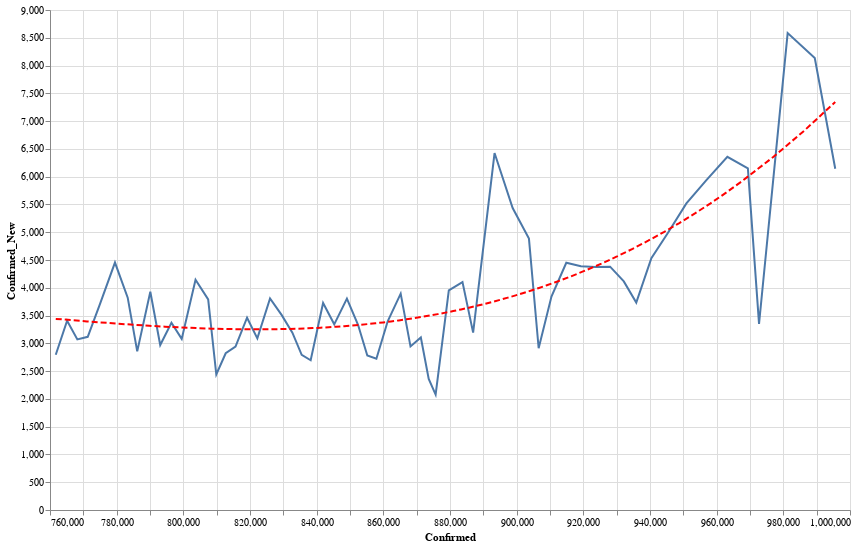

Here is the notebook cell this chart was saved with:
### Code cell
data = state_data('US')
state = alt.Chart(data[data['State'] == 'CA'].sort_values('Date').tail(60)).mark_line().encode(
    x='Confirmed:Q',
    y='Confirmed_New:Q'
)
reg = state.transform_regression("Confirmed", "Confirmed_New", method="poly").mark_line(color='red', strokeDash=[6,3])
(state+reg).properties(width=800, height=500).interactive()

### Figure 1 — Vega-Lite specification as saved in the notebook (floating-point values rounded to 4 significant figures)
{"config": {"view": {"continuousWidth": 400, "continuousHeight": 300}}, "layer": [{"mark": "line", "encoding": {"x": {"type": "quantitative", "field": "Confirmed"}, "y": {"type": "quantitative", "field": "Confirmed_New"}}, "selection": {"selector004": {"type": "interval", "bind": "scales", "encodings": ["x", "y"]}}}, {"mark": {"type": "line", "color": "red", "strokeDash": [6, 3]}, "encoding": {"x": {"type": "quantitative", "field": "Confirmed"}, "y": {"type": "quantitative", "field": "Confirmed_New"}}, "transform": [{"on": "Confirmed", "regression": "Confirmed_New", "method": "poly"}]}], "data": {"name": "data-f1e5e9287f3499dbec7f62f83e86b59c"}, "height": 500, "width": 800, "$schema": "https://vega.github.io/schema/vega-lite/v4.8.1.json", "datasets": {"data-f1e5e9287f3499dbec7f62f83e86b59c": [{"State": "CA", "Date": "09-13-2020", "Confirmed": 761700.0, "Deaths": 14380.0, "Recovered": 0.0, "Confirmed_New": 2795.0, "Deaths_New": 51.0, "Recovered_New": 0.0, "Active": 747400.0}, {"State": "CA", "Date": "09-14-2020", "Confirmed": 765100.0, "Deaths": 14440.0, "Recovered": 0.0, "Confirmed_New": 3406.0, "Deaths_New": 61.0, "Recovered_New": 0.0, "Active": 750700.0}, {"State": "CA", "Date": "09-15-2020", "Confirmed": 768200.0, "Deaths": 14590.0, "Recovered": 0.0, "Confirmed_New": 3070.0, "Deaths_New": 155.0, "Recovered_New": 0.0, "Active": 753600.0}, {"State": "CA", "Date": "09-16-2020", "Confirmed": 771300.0, "Deaths": 14690.0, "Recovered": 0.0, "Confirmed_New": 3117.0, "Deaths_New": 97.0, "Recovered_New": 0.0, "Active": 756600.0}, {"State": "CA", "Date": "09-17-2020", "Confirmed": 775000.0, "Deaths": 14800.0, "Recovered": 0.0, "Confirmed_New": 3716.0, "Deaths_New": 113.0, "Recovered_New": 0.0, "Active": 760200.0}, {"State": "CA", "Date": "09-18-2020", "Confirmed": 779500.0, "Deaths": 14890.0, "Recovered": 0.0, "Confirmed_New": 4454.0, "Deaths_New": 89.0, "Recovered_New": 0.0, "Active": 764600.0}, {"State": "CA", "Date": "09-19-2020", "Confirmed": 783300.0, "Deaths": 15020.0, "Recovered": 0.0, "Confirmed_New": 3822.0, "Deaths_New": 125.0, "Recovered_New": 0.0, "Active": 768300.0}, {"State": "CA", "Date": "09-20-2020", "Confirmed": 786200.0, "Deaths": 15020.0, "Recovered": 0.0, "Confirmed_New": 2855.0, "Deaths_New": -2.0, "Recovered_New": 0.0, "Active": 771200.0}, {"State": "CA", "Date": "09-21-2020", "Confirmed": 790100.0, "Deaths": 15060.0, "Recovered": 0.0, "Confirmed_New": 3928.0, "Deaths_New": 40.0, "Recovered_New": 0.0, "Active": 775000.0}, {"State": "CA", "Date": "09-22-2020", "Confirmed": 793100.0, "Deaths": 15190.0, "Recovered": 0.0, "Confirmed_New": 2969.0, "Deaths_New": 133.0, "Recovered_New": 0.0, "Active": 777900.0}, {"State": "CA", "Date": "09-23-2020", "Confirmed": 796400.0, "Deaths": 15290.0, "Recovered": 0.0, "Confirmed_New": 3371.0, "Deaths_New": 102.0, "Recovered_New": 0.0, "Active": 781100.0}, {"State": "CA", "Date": "09-24-2020", "Confirmed": 799500.0, "Deaths": 15390.0, "Recovered": 0.0, "Confirmed_New": 3080.0, "Deaths_New": 102.0, "Recovered_New": 0.0, "Active": 784100.0}, {"State": "CA", "Date": "09-25-2020", "Confirmed": 803700.0, "Deaths": 15520.0, "Recovered": 0.0, "Confirmed_New": 4144.0, "Deaths_New": 123.0, "Recovered_New": 0.0, "Active": 788100.0}, {"State": "CA", "Date": "09-26-2020", "Confirmed": 807500.0, "Deaths": 15580.0, "Recovered": 0.0, "Confirmed_New": 3791.0, "Deaths_New": 67.0, "Recovered_New": 0.0, "Active": 791900.0}, {"State": "CA", "Date": "09-27-2020", "Confirmed": 809900.0, "Deaths": 15610.0, "Recovered": 0.0, "Confirmed_New": 2439.0, "Deaths_New": 23.0, "Recovered_New": 0.0, "Active": 794300.0}, {"State": "CA", "Date": "09-28-2020", "Confirmed": 812700.0, "Deaths": 15630.0, "Recovered": 0.0, "Confirmed_New": 2821.0, "Deaths_New": 27.0, "Recovered_New": 0.0, "Active": 797100.0}, {"State": "CA", "Date": "09-29-2020", "Confirmed": 815700.0, "Deaths": 15780.0, "Recovered": 0.0, "Confirmed_New": 2943.0, "Deaths_New": 149.0, "Recovered_New": 0.0, "Active": 799900.0}, {"State": "CA", "Date": "09-30-2020", "Confirmed": 819100.0, "Deaths": 15880.0, "Recovered": 0.0, "Confirmed_New": 3461.0, "Deaths_New": 103.0, "Recovered_New": 0.0, "Active": 803200.0}, {"State": "CA", "Date": "10-01-2020", "Confirmed": 822200.0, "Deaths": 15970.0, "Recovered": 0.0, "Confirmed_New": 3090.0, "Deaths_New": 88.0, "Recovered_New": 0.0, "Active": 806200.0}, {"State": "CA", "Date": "10-02-2020", "Confirmed": 826000.0, "Deaths": 16050.0, "Recovered": 0.0, "Confirmed_New": 3808.0, "Deaths_New": 81.0, "Recovered_New": 0.0, "Active": 810000.0}, {"State": "CA", "Date": "10-03-2020", "Confirmed": 829500.0, "Deaths": 16120.0, "Recovered": 0.0, "Confirmed_New": 3508.0, "Deaths_New": 61.0, "Recovered_New": 0.0, "Active": 813400.0}, {"State": "CA", "Date": "10-04-2020", "Confirmed": 832700.0, "Deaths": 16150.0, "Recovered": 0.0, "Confirmed_New": 3192.0, "Deaths_New": 32.0, "Recovered_New": 0.0, "Active": 816600.0}, {"State": "CA", "Date": "10-05-2020", "Confirmed": 835500.0, "Deaths": 16170.0, "Recovered": 0.0, "Confirmed_New": 2794.0, "Deaths_New": 24.0, "Recovered_New": 0.0, "Active": 819300.0}, {"State": "CA", "Date": "10-06-2020", "Confirmed": 838200.0, "Deaths": 16240.0, "Recovered": 0.0, "Confirmed_New": 2695.0, "Deaths_New": 73.0, "Recovered_New": 0.0, "Active": 822000.0}, {"State": "CA", "Date": "10-07-2020", "Confirmed": 841900.0, "Deaths": 16340.0, "Recovered": 0.0, "Confirmed_New": 3726.0, "Deaths_New": 94.0, "Recovered_New": 0.0, "Active": 825600.0}, {"State": "CA", "Date": "10-08-2020", "Confirmed": 845300.0, "Deaths": 16420.0, "Recovered": 0.0, "Confirmed_New": 3342.0, "Deaths_New": 80.0, "Recovered_New": 0.0, "Active": 828900.0}, {"State": "CA", "Date": "10-09-2020", "Confirmed": 849100.0, "Deaths": 16490.0, "Recovered": 0.0, "Confirmed_New": 3806.0, "Deaths_New": 68.0, "Recovered_New": 0.0, "Active": 832600.0}, {"State": "CA", "Date": "10-10-2020", "Confirmed": 852400.0, "Deaths": 16570.0, "Recovered": 0.0, "Confirmed_New": 3334.0, "Deaths_New": 81.0, "Recovered_New": 0.0, "Active": 835800.0}, {"State": "CA", "Date": "10-11-2020", "Confirmed": 855200.0, "Deaths": 16580.0, "Recovered": 0.0, "Confirmed_New": 2780.0, "Deaths_New": 12.0, "Recovered_New": 0.0, "Active": 838600.0}, {"State": "CA", "Date": "10-12-2020", "Confirmed": 857900.0, "Deaths": 16590.0, "Recovered": 0.0, "Confirmed_New": 2723.0, "Deaths_New": 7.0, "Recovered_New": 0.0, "Active": 841300.0}, {"State": "CA", "Date": "10-13-2020", "Confirmed": 861300.0, "Deaths": 16640.0, "Recovered": 0.0, "Confirmed_New": 3397.0, "Deaths_New": 58.0, "Recovered_New": 0.0, "Active": 844700.0}, {"State": "CA", "Date": "10-14-2020", "Confirmed": 865200.0, "Deaths": 16730.0, "Recovered": 0.0, "Confirmed_New": 3894.0, "Deaths_New": 85.0, "Recovered_New": 0.0, "Active": 848500.0}, {"State": "CA", "Date": "10-15-2020", "Confirmed": 868100.0, "Deaths": 16830.0, "Recovered": 0.0, "Confirmed_New": 2944.0, "Deaths_New": 103.0, "Recovered_New": 0.0, "Active": 851300.0}, {"State": "CA", "Date": "10-16-2020", "Confirmed": 871300.0, "Deaths": 16910.0, "Recovered": 0.0, "Confirmed_New": 3105.0, "Deaths_New": 78.0, "Recovered_New": 0.0, "Active": 854300.0}, {"State": "CA", "Date": "10-17-2020", "Confirmed": 873600.0, "Deaths": 16960.0, "Recovered": 0.0, "Confirmed_New": 2361.0, "Deaths_New": 46.0, "Recovered_New": 0.0, "Active": 856700.0}, {"State": "CA", "Date": "10-18-2020", "Confirmed": 875700.0, "Deaths": 16980.0, "Recovered": 0.0, "Confirmed_New": 2078.0, "Deaths_New": 23.0, "Recovered_New": 0.0, "Active": 858700.0}, {"State": "CA", "Date": "10-19-2020", "Confirmed": 879600.0, "Deaths": 16980.0, "Recovered": 0.0, "Confirmed_New": 3953.0, "Deaths_New": 3.0, "Recovered_New": 0.0, "Active": 862700.0}, {"State": "CA", "Date": "10-20-2020", "Confirmed": 883700.0, "Deaths": 17060.0, "Recovered": 0.0, "Confirmed_New": 4101.0, "Deaths_New": 73.0, "Recovered_New": 0.0, "Active": 866700.0}, {"State": "CA", "Date": "10-21-2020", "Confirmed": 886900.0, "Deaths": 17170.0, "Recovered": 0.0, "Confirmed_New": 3193.0, "Deaths_New": 112.0, "Recovered_New": 0.0, "Active": 869800.0}, {"State": "CA", "Date": "10-22-2020", "Confirmed": 893400.0, "Deaths": 17260.0, "Recovered": 0.0, "Confirmed_New": 6425.0, "Deaths_New": 89.0, "Recovered_New": 0.0, "Active": 876100.0}, {"State": "CA", "Date": "10-23-2020", "Confirmed": 898800.0, "Deaths": 17300.0, "Recovered": 0.0, "Confirmed_New": 5435.0, "Deaths_New": 49.0, "Recovered_New": 0.0, "Active": 881500.0}, {"State": "CA", "Date": "10-24-2020", "Confirmed": 903700.0, "Deaths": 17340.0, "Recovered": 0.0, "Confirmed_New": 4885.0, "Deaths_New": 38.0, "Recovered_New": 0.0, "Active": 886300.0}, {"State": "CA", "Date": "10-25-2020", "Confirmed": 906600.0, "Deaths": 17360.0, "Recovered": 0.0, "Confirmed_New": 2912.0, "Deaths_New": 15.0, "Recovered_New": 0.0, "Active": 889200.0}, {"State": "CA", "Date": "10-26-2020", "Confirmed": 910400.0, "Deaths": 17390.0, "Recovered": 0.0, "Confirmed_New": 3842.0, "Deaths_New": 28.0, "Recovered_New": 0.0, "Active": 893100.0}, {"State": "CA", "Date": "10-27-2020", "Confirmed": 914900.0, "Deaths": 17460.0, "Recovered": 0.0, "Confirmed_New": 4450.0, "Deaths_New": 74.0, "Recovered_New": 0.0, "Active": 897400.0}, {"State": "CA", "Date": "10-28-2020", "Confirmed": 919300.0, "Deaths": 17530.0, "Recovered": 0.0, "Confirmed_New": 4388.0, "Deaths_New": 69.0, "Recovered_New": 0.0, "Active": 901700.0}, {"State": "CA", "Date": "10-29-2020", "Confirmed": 923600.0, "Deaths": 17560.0, "Recovered": 0.0, "Confirmed_New": 4372.0, "Deaths_New": 30.0, "Recovered_New": 0.0, "Active": 906100.0}, {"State": "CA", "Date": "10-30-2020", "Confirmed": 928000.0, "Deaths": 17620.0, "Recovered": 0.0, "Confirmed_New": 4380.0, "Deaths_New": 59.0, "Recovered_New": 0.0, "Active": 910400.0}, {"State": "CA", "Date": "10-31-2020", "Confirmed": 932100.0, "Deaths": 17660.0, "Recovered": 0.0, "Confirmed_New": 4115.0, "Deaths_New": 41.0, "Recovered_New": 0.0, "Active": 914500.0}, {"State": "CA", "Date": "11-01-2020", "Confirmed": 935900.0, "Deaths": 17670.0, "Recovered": 0.0, "Confirmed_New": 3735.0, "Deaths_New": 12.0, "Recovered_New": 0.0, "Active": 918200.0}, {"State": "CA", "Date": "11-02-2020", "Confirmed": 940400.0, "Deaths": 17690.0, "Recovered": 0.0, "Confirmed_New": 4533.0, "Deaths_New": 18.0, "Recovered_New": 0.0, "Active": 922700.0}, {"State": "CA", "Date": "11-03-2020", "Confirmed": 945400.0, "Deaths": 17740.0, "Recovered": 0.0, "Confirmed_New": 4990.0, "Deaths_New": 56.0, "Recovered_New": 0.0, "Active": 927700.0}, {"State": "CA", "Date": "11-04-2020", "Confirmed": 950900.0, "Deaths": 17810.0, "Recovered": 0.0, "Confirmed_New": 5519.0, "Deaths_New": 63.0, "Recovered_New": 0.0, "Active": 933100.0}, {"State": "CA", "Date": "11-05-2020", "Confirmed": 956900.0, "Deaths": 17860.0, "Recovered": 0.0, "Confirmed_New": 5934.0, "Deaths_New": 52.0, "Recovered_New": 0.0, "Active": 939000.0}, {"State": "CA", "Date": "11-06-2020", "Confirmed": 963200.0, "Deaths": 17930.0, "Recovered": 0.0, "Confirmed_New": 6357.0, "Deaths_New": 71.0, "Recovered_New": 0.0, "Active": 945300.0}, {"State": "CA", "Date": "11-07-2020", "Confirmed": 969400.0, "Deaths": 17960.0, "Recovered": 0.0, "Confirmed_New": 6151.0, "Deaths_New": 30.0, "Recovered_New": 0.0, "Active": 951400.0}, {"State": "CA", "Date": "11-08-2020", "Confirmed": 972700.0, "Deaths": 17970.0, "Recovered": 0.0, "Confirmed_New": 3351.0, "Deaths_New": 12.0, "Recovered_New": 0.0, "Active": 954700.0}, {"State": "CA", "Date": "11-09-2020", "Confirmed": 981300.0, "Deaths": 18020.0, "Recovered": 0.0, "Confirmed_New": 8584.0, "Deaths_New": 48.0, "Recovered_New": 0.0, "Active": 963300.0}, {"State": "CA", "Date": "11-10-2020", "Confirmed": 989400.0, "Deaths": 18070.0, "Recovered": 0.0, "Confirmed_New": 8135.0, "Deaths_New": 45.0, "Recovered_New": 0.0, "Active": 971400.0}, {"State": "CA", "Date": "11-11-2020", "Confirmed": 995600.0, "Deaths": 18110.0, "Recovered": 0.0, "Confirmed_New": 6143.0, "Deaths_New": 42.0, "Recovered_New": 0.0, "Active": 977500.0}]}}
